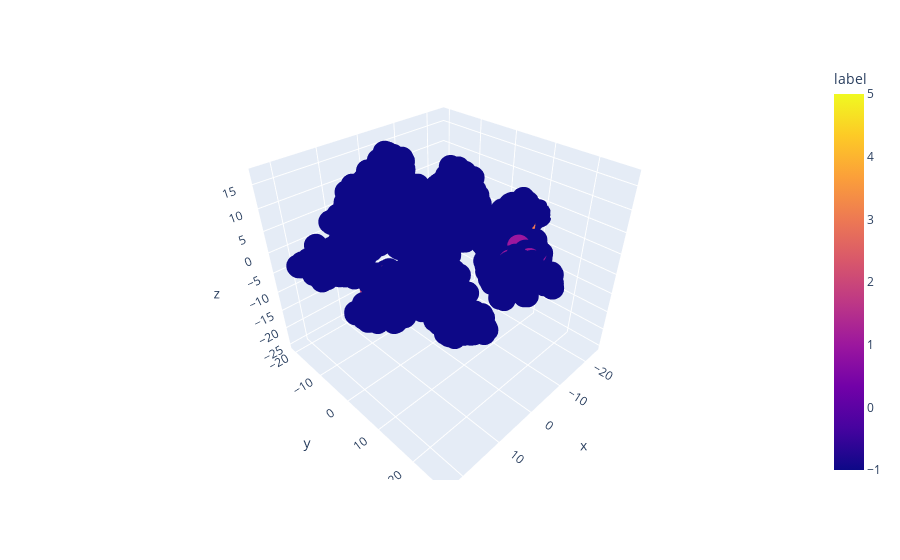

Notebook code for this chart:
### Code cell
import pandas as pd
import numpy as np
from sklearn.cluster import DBSCAN
from sklearn.preprocessing import StandardScaler
from sklearn.metrics import calinski_harabasz_score
from sklearn.impute import SimpleImputer
from sklearn.manifold import TSNE
import plotly.express as px

# Scale data
# Set range of parameters for grid search
# Initialize variables to store best hyperparameters and Calinski-Harabasz score


train_data = pd.read_csv('digitDset_train.csv')
train_data.dropna(inplace=True)

scaler = StandardScaler()
train_data_scaled = scaler.fit_transform(train_data)

eps_range = np.arange(0.5, 3, 0.1)
min_samples_range = np.arange(2, 10)

best_score = -1
best_eps = None
best_min_samples = None

# Grid search for the hyperparameters
for eps in eps_range:
    for min_samples in min_samples_range:
        dbscan = DBSCAN(eps=eps, min_samples=min_samples)
        dbscan.fit(train_data_scaled)
        labels = dbscan.labels_
        n_clusters = len(set(labels)) - (1 if -1 in labels else 0)
        if n_clusters > 1:
            score = calinski_harabasz_score(train_data_scaled, labels)
            if score > best_score:
                best_score = score
                best_eps = eps
                best_min_samples = min_samples

print('Best hyperparameters:', {'eps': best_eps, 'min_samples': best_min_samples})

# now we lead the test data to perform te model and scale it ofc
test_data = pd.read_csv('digitDset_test.csv')
test_data.dropna(inplace=True)

test_data_scaled = scaler.transform(test_data)


dbscan = DBSCAN(eps=best_eps, min_samples=best_min_samples)
dbscan.fit(train_data_scaled)

# Calinski-Harabasz score
train_labels = dbscan.labels_
score = calinski_harabasz_score(train_data_scaled, train_labels)
print('Calinski-Harabasz score:', score)

test_labels = dbscan.fit_predict(test_data_scaled)
n_clusters = len(set(test_labels)) - (1 if -1 in test_labels else 0)
print('Number of clusters in test data:', n_clusters)

# Reduce dimensionality of data to 3 dimensions using t-SNE, I learned that in a neuroscience lab pca is cool for visualization
tsne = TSNE(n_components=3)
train_data_3d = tsne.fit_transform(train_data_scaled)

# 3D coordinates
df = pd.DataFrame({'x': train_data_3d[:,0], 'y': train_data_3d[:,1], 'z': train_data_3d[:,2], 'label': train_labels})

# an awesome interactive 3D plot with Plotly
fig = px.scatter_3d(df, x='x', y='y', z='z', color='label')
fig.show()

#doesnt the plot look amazing!1 to 5 represent the clusters that the data points were assigned to by the DBSCAN algorithm. 
# Each data point is assigned a label based on its proximity to other data points.
#  The algorithm identifies clusters of data points that are closely located in the feature space
# , and assigns the same label to all data points in that cluster. Data points from the same colour belong to the same cluster

### Figure 1 — Plotly figure (JSON) as saved in the notebook; plotly's stock layout.template omitted (floating-point values rounded to 4 significant figures; data arrays with more than 128 entries replaced by an {"elided": "..."} marker saying what was removed)
{"data": [{"hovertemplate": "x=%{x}<br>y=%{y}<br>z=%{z}<br>label=%{marker.color}<extra></extra>", "legendgroup": "", "marker": {"color": {"elided": "3822 int values"}, "coloraxis": "coloraxis", "symbol": "circle"}, "mode": "markers", "name": "", "scene": "scene", "showlegend": false, "type": "scatter3d", "x": {"elided": "3822 float values"}, "y": {"elided": "3822 float values"}, "z": {"elided": "3822 float values"}}], "layout": {"coloraxis": {"colorbar": {"title": {"text": "label"}}, "colorscale": [[0, "#0d0887"], [0.1111, "#46039f"], [0.2222, "#7201a8"], [0.3333, "#9c179e"], [0.4444, "#bd3786"], [0.5556, "#d8576b"], [0.6667, "#ed7953"], [0.7778, "#fb9f3a"], [0.8889, "#fdca26"], [1, "#f0f921"]]}, "legend": {"tracegroupgap": 0}, "margin": {"t": 60}, "scene": {"domain": {"x": [0, 1], "y": [0, 1]}, "xaxis": {"title": {"text": "x"}}, "yaxis": {"title": {"text": "y"}}, "zaxis": {"title": {"text": "z"}}}}}
